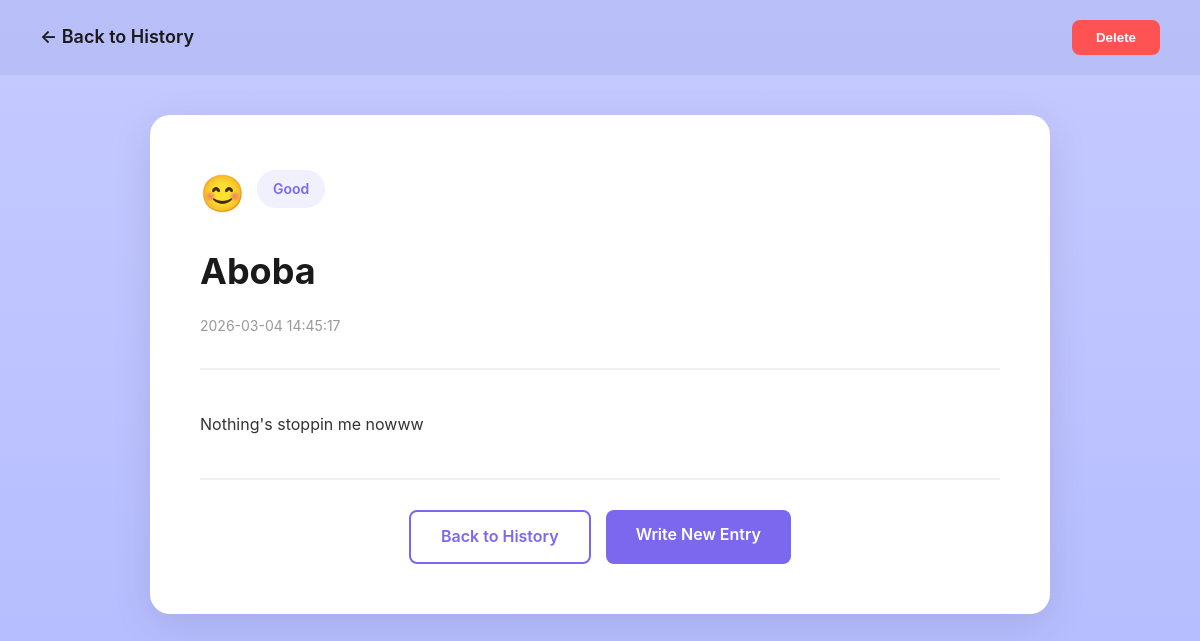
/entry/6 (signed in), run on the app's committed database.
### tables this page shows
CREATE TABLE Journal (
            id INTEGER PRIMARY KEY AUTOINCREMENT,
            user_username VARCHAR(20) NOT NULL,
            title VARCHAR(100) NOT NULL,
            content TEXT NOT NULL,
            timestamp DATETIME DEFAULT CURRENT_TIMESTAMP,
            sleep_hours FLOAT,
            mood TEXT,
            mood_rating REAL,
            tags TEXT,
            FOREIGN KEY (user_username) REFERENCES User(username) ON DELETE CASCADE
        );

### app.py (the view)
@app.route("/entry/<int:entry_id>", methods=["GET"])
def view_entry(entry_id):
    if not is_logged_in():
        return redirect(url_for("index"))
    username = session["Username"]
    conn = get_db_connection()
    entry = conn.execute(
        """
        SELECT id, title, content, strftime('%Y-%m-%d %H:%M:%S', timestamp) AS timestamp,
               mood, mood_rating
        FROM Journal WHERE id = ? AND user_username = ?
        """,
        (entry_id, username),
    ).fetchone()
    conn.close()
    if entry is None:
        flash("Entry not found", "error")
        return redirect(url_for("history"))
    return render_template("view_entry.html", entry=entry)

### app.py (called while the page is built)
def get_db_connection():
    conn = sqlite3.connect(DATABASE, check_same_thread=False)
    conn.row_factory = sqlite3.Row
    return conn

def is_logged_in():
    return "Username" in session

### templates/view_entry.html (shortened to what this page needs)
<!DOCTYPE html>
<html lang="en">
<head>
    <link rel="stylesheet" href="/static/style_redesigned.css">
</head>
<body class="view-entry-page">
    <div class="entry-topbar">
        <a href="/history" class="btn-back-simple">← Back to History</a>
        <div class="entry-actions">
            <form method="POST" action="/delete/{{ entry.id }}" style="display: inline;" onsubmit="return confirm('Are you sure you want to delete this entry?');">
                <button type="submit" class="btn-delete-entry">Delete</button>
            </form>
        </div>
    </div>
    <div class="entry-view-container">
        <div class="entry-view-header">
            <div class="entry-mood-badge">
                {% if entry.mood == 'happy' or entry.mood == 'good' %}
                    <span class="mood-emoji">😊</span>
                {% elif entry.mood == 'calm' or entry.mood == 'neutral' %}
                    <span class="mood-emoji">😌</span>
                {% elif entry.mood == 'sad' or entry.mood == 'bad' %}
                    <span class="mood-emoji">😢</span>
                {% elif entry.mood == 'anxious' %}
                    <span class="mood-emoji">😰</span>
                {% elif entry.mood == 'angry' %}
                    <span class="mood-emoji">😠</span>
                {% elif entry.mood == 'excited' %}
                    <span class="mood-emoji">😁</span>
                {% elif entry.mood == 'tired' %}
                    <span class="mood-emoji">😴</span>
                {% else %}
                    <span class="mood-emoji">📝</span>
                {% endif %}
                {% if entry.mood %}
                    <span class="mood-label">{{ entry.mood.capitalize() }}</span>
                {% endif %}
            </div>
            <h1 class="entry-view-title">{{ entry.title }}</h1>
            <div class="entry-meta-info">
                <span class="entry-date">{{ entry.timestamp }}</span>
            </div>
        </div>
        <div class="entry-view-content">
            <p>{{ entry.content | replace('\n', '<br>') | safe }}</p>
        </div>
        <div class="entry-view-footer">
            <a href="/history" class="btn-secondary">Back to History</a>
            <a href="/journal_entry" class="btn-primary">Write New Entry</a>
        </div>
    </div>
</body>
</html>

### static/style_redesigned.css (style rules this page uses)
* { margin: 0; padding: 0; box-sizing: border-box; }
body { font-family: 'Inter', -apple-system, BlinkMacSystemFont, 'Segoe UI', system-ui, sans-serif; background-color: #B3BAFF; color: #1A1A1A; line-height: 1.6; }
.mood-label { font-size: 14px; color: #666; margin-bottom: 10px; }
.btn-back-simple, .btn-dashboard-simple { color: #1A1A1A; text-decoration: none; font-weight: 600; font-size: 18px; }
.view-entry-page { background: linear-gradient(180deg, #C5CBFF 0%, #B3BAFF 100%); min-height: 100vh; }
.entry-topbar { display: flex; justify-content: space-between; align-items: center; padding: 20px 40px; background: rgba(155, 163, 232, 0.3); }
.entry-view-container { max-width: 900px; margin: 40px auto; background: white; border-radius: 20px; padding: 50px; box-shadow: 0 10px 40px rgba(0, 0, 0, 0.1); }
.entry-view-header { border-bottom: 2px solid #F0F0F0; padding-bottom: 30px; margin-bottom: 40px; }
.entry-mood-badge { display: flex; align-items: center; gap: 12px; margin-bottom: 20px; }
.mood-emoji { font-size: 36px; }
.mood-label { background: #F0F0FF; padding: 8px 16px; border-radius: 20px; font-weight: 600; color: #7B68EE; text-transform: capitalize; }
.entry-view-title { font-size: 36px; font-weight: 700; color: #1A1A1A; margin-bottom: 15px; }
.entry-meta-info { display: flex; gap: 20px; flex-wrap: wrap; }
.entry-date { color: #999; font-size: 14px; }
.entry-view-content { line-height: 1.8; font-size: 16px; color: #333; margin-bottom: 40px; }
.entry-view-content p { margin-bottom: 15px; }
.entry-view-footer { display: flex; gap: 15px; justify-content: center; padding-top: 30px; border-top: 2px solid #F0F0F0; }
.btn-delete-entry { background: #FF5252; color: white; padding: 10px 24px; border: none; border-radius: 8px; font-weight: 600; cursor: pointer; transition: background 0.3s; }
.btn-secondary { display: inline-block; background: transparent; color: #7B68EE; padding: 12px 30px; border: 2px solid #7B68EE; border-radius: 8px; text-decoration: none; font-weight: 600; transition: all 0.3s; }
.btn-primary { display: inline-block; background: #7B68EE; color: white; padding: 12px 30px; border-radius: 8px; text-decoration: none; font-weight: 600; transition: background 0.3s; }

### data on the page
Journal: mood "Good", title "Aboba", content "Nothing's stoppin me nowww"

### other printed values
{{ entry.timestamp }} "2026-03-04 14:45:17"
